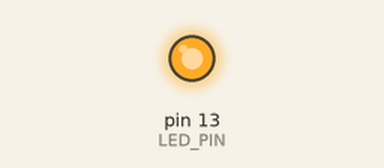
Bench run of a sketch on a simulated Arduino Uno, built with avr-gcc and run on an emulated ATmega328P. On the bench: output pins drawn as LEDs (lit = HIGH).

Above: at 0.15 s.
At 5.4 s:
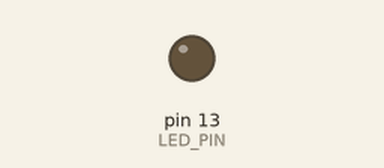
Timing chart, 0 to 7.7 s (numbered marks = the images above):
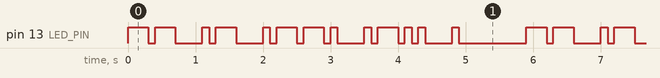

Measured:
- by itself, pin 13 (LED_PIN): moves between LOW and HIGH, repeating every 5.9 s
- by itself, everything shown: repeats every 5.9 s, in 26 steps

The sketch:

MapleMorse.ino
```cpp
/*
通过led来模拟莫尔斯电码

*/
#define LED_PIN LED_BUILTIN
#define TIMECONSTANT 100

void setup() {
    pinMode(LED_PIN, OUTPUT);
}

void loop() {
    sendMorse("-- .- .--. .-.. .   ");
}

void sendMorse(char *dotsAndDashes)
{
  while(*dotsAndDashes!=0)
  {
    switch(*dotsAndDashes)
    {
      case '-':
        digitalWrite(LED_PIN,HIGH);
        delay(TIMECONSTANT*3);
        digitalWrite(LED_PIN,LOW);
        delay(TIMECONSTANT);
        break;
      case '.':
        digitalWrite(LED_PIN,HIGH);
        delay(TIMECONSTANT);
        digitalWrite(LED_PIN,LOW);
        delay(TIMECONSTANT);
        break;
      case ' ':
      default:
        digitalWrite(LED_PIN,LOW);
        delay(TIMECONSTANT*3);
        break;
    }
    dotsAndDashes++;
  }
}
```
